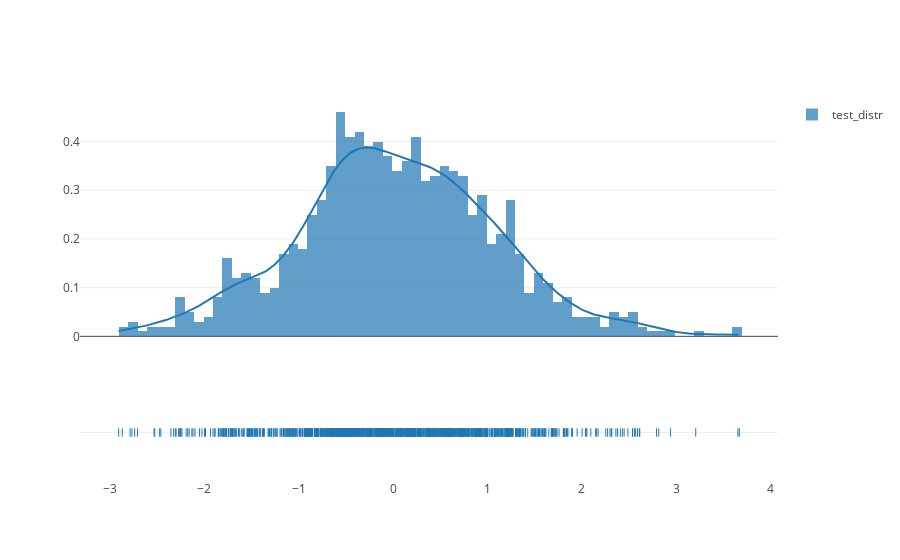

Here is the notebook cell this chart was saved with:
### Markdown cell above
## Let's reproduce results and compare with not optimal split

### Code cell
test_distr = get_standard_normal_distr(seed, n)

iplot(ff.create_distplot([test_distr], ['test_distr'], bin_size=.1))

### Figure 1 — Plotly figure (JSON) as saved in the notebook; plotly's stock layout.template omitted (floating-point values rounded to 4 significant figures; data arrays with more than 128 entries replaced by an {"elided": "..."} marker saying what was removed)
{"data": [{"autobinx": false, "histnorm": "probability density", "legendgroup": "test_distr", "marker": {"color": "rgb(31, 119, 180)"}, "name": "test_distr", "opacity": 0.7, "type": "histogram", "uid": "0697721a-c012-11e8-b423-bcee7b594fb1", "x": {"elided": "1000 float values"}, "xaxis": "x", "xbins": {"end": 3.668, "size": 0.1, "start": -2.909}, "yaxis": "y"}, {"legendgroup": "test_distr", "marker": {"color": "rgb(31, 119, 180)"}, "mode": "lines", "name": "test_distr", "showlegend": false, "type": "scatter", "uid": "0697721b-c012-11e8-b423-bcee7b594fb1", "x": {"elided": "500 float values"}, "xaxis": "x", "y": {"elided": "500 float values"}, "yaxis": "y"}, {"legendgroup": "test_distr", "marker": {"color": "rgb(31, 119, 180)", "symbol": "line-ns-open"}, "mode": "markers", "name": "test_distr", "showlegend": false, "type": "scatter", "uid": "0697721c-c012-11e8-b423-bcee7b594fb1", "x": {"elided": "1000 float values"}, "xaxis": "x", "y": {"elided": "1000 str values"}, "yaxis": "y2"}], "layout": {"barmode": "overlay", "hovermode": "closest", "legend": {"traceorder": "reversed"}, "xaxis": {"anchor": "y2", "domain": [0, 1], "zeroline": false}, "yaxis": {"anchor": "free", "domain": [0.35, 1], "position": 0}, "yaxis2": {"anchor": "x", "domain": [0, 0.25], "dtick": 1, "showticklabels": false}}}
